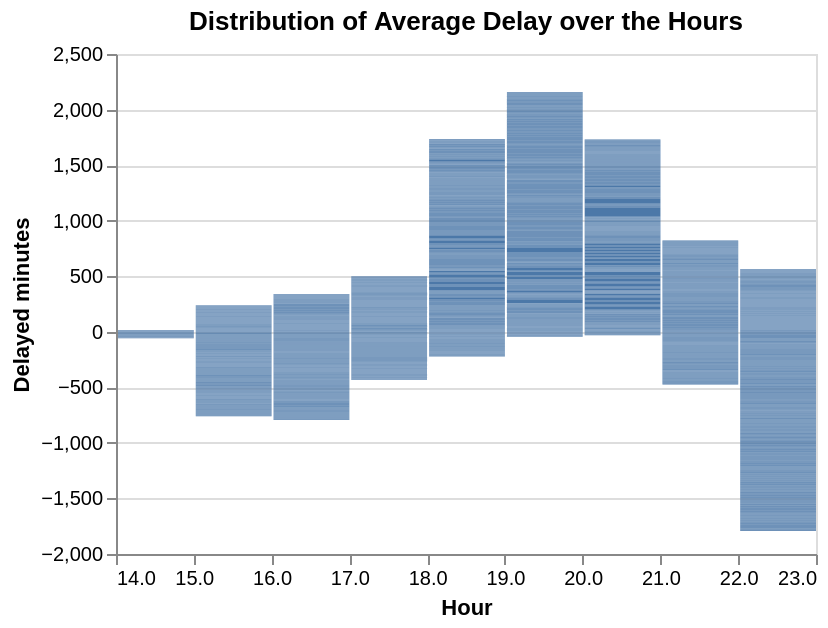

Notebook code for this chart:
### Code cell
# histogram

histogram = alt.Chart(data).mark_bar().encode(
    x=alt.X('hour:Q', bin=True, title='Hour'),
    y=alt.Y('delay_minutes:Q', title='Delayed minutes'),
    tooltip=['hour', 'delay_minutes']
).properties(
    width=350,
    height=250,
    title='Distribution of Average Delay over the Hours'
)

histogram

### Figure 1 — Vega-Lite specification as saved in the notebook (floating-point values rounded to 4 significant figures; data arrays with more than 128 entries replaced by an {"elided": "..."} marker saying what was removed)
{"config": {"view": {"continuousWidth": 300, "continuousHeight": 300}}, "data": {"name": "data-d86c01125313e6b859c5324fd92940db"}, "mark": {"type": "bar"}, "encoding": {"tooltip": [{"field": "hour", "type": "quantitative"}, {"field": "delay_minutes", "type": "quantitative"}], "x": {"bin": true, "field": "hour", "title": "Hour", "type": "quantitative"}, "y": {"field": "delay_minutes", "title": "Delayed minutes", "type": "quantitative"}}, "height": 250, "title": "Distribution of Average Delay over the Hours", "width": 350, "$schema": "https://vega.github.io/schema/vega-lite/v5.20.1.json", "datasets": {"data-d86c01125313e6b859c5324fd92940db": {"elided": "3901 records"}}}
